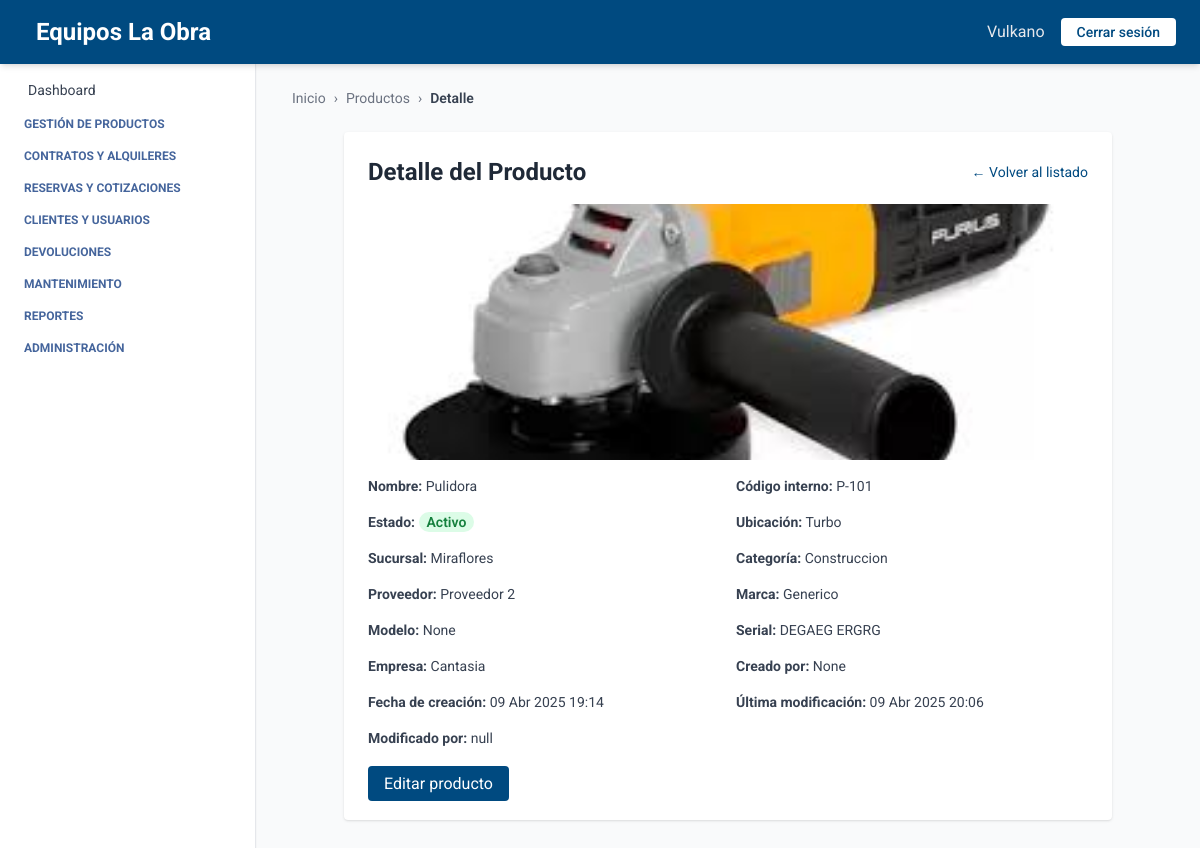
The page /productos/detalles/7/ on the database as committed earlier.
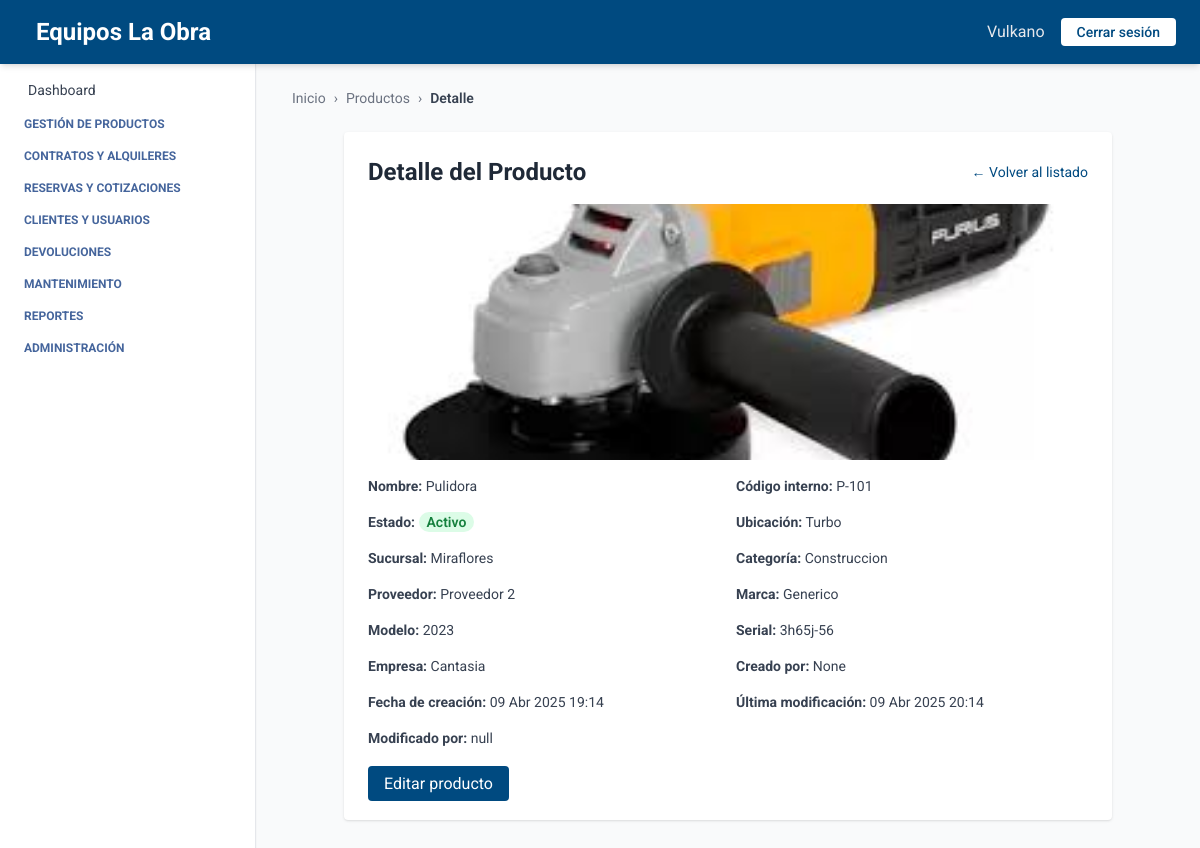
The same page on the database as committed later.
### producto/models.py (models this page shows, shortened)
class Producto(models.Model):
    ESTADOS = [
        ("activo", "Activo"),
        ("inactivo", "Inactivo"),
    ]
    nombre = models.CharField(max_length=100)
    descripcion = models.TextField()
    codigo_interno = models.CharField(max_length=50)
    estado = models.CharField(max_length=20, choices=ESTADOS, default="disponible")
    ubicacion_actual = models.CharField(max_length=100)
    marca = models.CharField(max_length=100, blank=True, null=True)
    modelo = models.CharField(max_length=100, blank=True, null=True)
    serial = models.CharField(max_length=100, blank=True, null=True)
    imagen = models.ImageField(upload_to="media/productos/", null=True, blank=True)
    empresa = models.ForeignKey(Empresa, on_delete=models.CASCADE, related_name='productos', default=1)
    sucursal = models.ForeignKey(Sucursal, on_delete=models.CASCADE, related_name='productos', default=1)
    categoria = models.ForeignKey(Categoria, on_delete=models.SET_NULL, null=True, blank=True, related_name='productos')
    proveedor = models.ForeignKey(Proveedor, on_delete=models.SET_NULL, null=True, blank=True, related_name='productos')
    created_at = models.DateTimeField(auto_now_add=True)
    updated_at = models.DateTimeField(auto_now=True)
    creado_por = models.CharField(max_length=100, blank=True, null=True)
    modificado_por = models.CharField(max_length=100, blank=True, null=True)
    class Meta:
        ordering = ['nombre']
        verbose_name = 'Producto'
        verbose_name_plural = 'Productos'
        constraints = [
            models.UniqueConstraint(fields=['empresa', 'codigo_interno'], name='unique_codigo_por_empresa')
        ]

class Categoria(models.Model):
    nombre = models.CharField(max_length=100, null=False)
    descripcion = models.TextField(blank=True, null=False)
    empresa = models.ForeignKey(Empresa, on_delete=models.CASCADE, related_name='categorias', default=1)
    class Meta:
        verbose_name = 'Categoría'
        verbose_name_plural = 'Categorías'
        unique_together = ('nombre', 'empresa')
        ordering = ['nombre']

class Proveedor(models.Model):
    ESTADOS = [
        ("activo", "Activo"),
        ("inactivo", "Inactivo"),
    ]
    nombre = models.CharField(max_length=100)
    nit = models.CharField(max_length=50, unique=True)
    ciudad = models.CharField(max_length=100, blank=True, null=True)
    direccion = models.CharField(max_length=255, blank=True, null=True)
    departamento = models.CharField(max_length=100, blank=True, null=True)
    telefono = models.CharField(max_length=20, blank=True, null=True)
    estado = models.CharField(max_length=20, choices=ESTADOS, default="activo")
    empresa = models.ForeignKey(Empresa, on_delete=models.CASCADE, related_name='proveedores', default=1)

### empresa/models.py (models this page shows, shortened)
class Sucursal(models.Model):
    ESTADOS = [
        ("activo", "Activo"),
        ("inactivo", "Inactivo"),
    ]
    empresa = models.ForeignKey(Empresa, related_name='sucursales', on_delete=models.CASCADE)
    nombre = models.CharField(max_length=100)
    ciudad = models.CharField(max_length=100)
    direccion = models.CharField(max_length=255)
    departamento = models.CharField(max_length=100, blank=True, null=True)
    telefono = models.CharField(max_length=20, blank=True, null=True)
    estado = models.CharField(max_length=20, choices=ESTADOS, default="activo")

class Empresa(models.Model):
    ESTADOS = [
        ("activo", "Activo"),
        ("inactivo", "Inactivo"),
    ]
    nombre = models.CharField(max_length=100)
    nit = models.CharField(max_length=50, unique=True)
    ciudad = models.CharField(max_length=100, blank=True, null=True)
    direccion = models.CharField(max_length=255, blank=True, null=True)
    departamento = models.CharField(max_length=100, blank=True, null=True)
    telefono = models.CharField(max_length=20, blank=True, null=True)
    estado = models.CharField(max_length=20, choices=ESTADOS, default="activo")

### producto/views_producto.py (the view)
# urls.py: path('detalles/<int:pk>/', ProductoDetailView.as_view(), name='detalle_producto'),
class ProductoDetailView(BreadcrumbMixin, DetailView):
    model = Producto
    template_name = 'producto_detalle.html'
    context_object_name = 'producto'
    breadcrumb_items = [
        ("Productos", reverse_lazy("producto_list")),
        ("Detalle", None)
    ]

### core/views.py (called while the page is built)
    def get_context_data(self, **kwargs):
        context = super().get_context_data(**kwargs)
        context["home"] = self.home_url
        context["breadcrumb_items"] = self.breadcrumb_items
        return context

### producto/templates/producto_detalle.html
{% extends 'index.html' %}
{% block breadcrumb %}
  {% include 'breadcrumb.html' with home='/' breadcrumbs=breadcrumb_items %}
{% endblock %}
{% block content %}
<div class="max-w-3xl mx-auto mt-6 bg-white p-6 rounded shadow">
  <div class="flex justify-between items-center mb-4">
    <h2 class="text-2xl font-bold text-gray-800">Detalle del Producto</h2>
    <a href="{% url 'producto_list' %}" class="text-sm text-[var(--primary-color)] hover:underline">← Volver al listado</a>
  </div>
  {% if producto.imagen %}
    <img src="{{ producto.imagen.url }}" alt="{{ producto.nombre }}" class="w-full h-64 object-cover rounded mb-4">
  {% endif %}
  <div class="grid grid-cols-2 gap-4 text-sm text-gray-700">
    <p><strong>Nombre:</strong> {{ producto.nombre }}</p>
    <p><strong>Código interno:</strong> {{ producto.codigo_interno }}</p>
    <p><strong>Estado:</strong>
      <span class="font-semibold px-2 py-0.5 rounded-full
        {% if producto.estado == 'activo' %}
          bg-green-100 text-green-700
        {% else %}
          bg-red-100 text-red-700
        {% endif %}">
        {{ producto.get_estado_display }}
      </span>
    </p>
    <p><strong>Ubicación:</strong> {{ producto.ubicacion_actual }}</p>
    <p><strong>Sucursal:</strong> {{ producto.sucursal.nombre }}</p>
    <p><strong>Categoría:</strong> {{ producto.categoria.nombre }}</p>
    <p><strong>Proveedor:</strong> {{ producto.proveedor.nombre }}</p>
    <p><strong>Marca:</strong> {{ producto.marca }}</p>
    <p><strong>Modelo:</strong> {{ producto.modelo }}</p>
    <p><strong>Serial:</strong> {{ producto.serial }}</p>
    <p><strong>Empresa:</strong> {{ producto.empresa.nombre }}</p>
    <p><strong>Creado por:</strong> {{ producto.creado_por }}</p>
    <p><strong>Fecha de creación:</strong> {{ producto.created_at|date:"d M Y H:i" }}</p>
    <p><strong>Última modificación:</strong> {{ producto.updated_at|date:"d M Y H:i" }}</p>
    <p><strong>Modificado por:</strong> {{ producto.modificado_por }}</p>
  </div>
  <div class="mt-6">
    <a href="{% url 'editar_producto' producto.id %}" class="bg-[var(--primary-color)] text-white px-4 py-2 rounded hover:bg-blue-700 transition">
      Editar producto
    </a>
  </div>
</div>
{% endblock %}

Rows that differ between the two databases and show on the page:
changed Producto "Pulidora": modelo "None" → "2023"; serial "DEGAEG ERGRG" → "3h65j-56"; updated_at "09 Abr 2025 20:06" → "09 Abr 2025 20:14"
